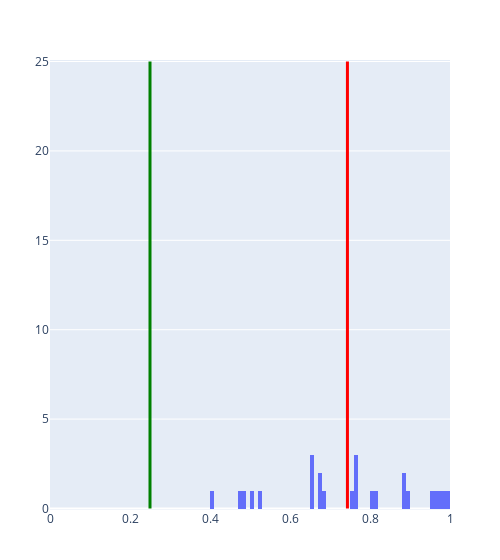

Notebook source saved alongside this figure:
### Code cell
posterior = metropolis_hastings(id_truth, 25, 1000, false, false, [-1., .25, .25])
plot_posterior(posterior, .25)

### Figure 1 — Plotly figure (JSON) as saved in the notebook; plotly's stock layout.template omitted (floating-point values rounded to 4 significant figures)
{"data": [{"nbinsx": 100, "range": {"x": [0, 1]}, "type": "histogram", "x": [0.6839, 0.8832, 0.9785, 0.7616, 0.894, 0.9648, 0.6571, 0.4729, 0.6571, 0.6722, 0.8857, 0.7626, 0.5032, 0.9819, 0.8114, 0.8002, 0.5266, 0.7621, 0.959, 0.6727, 0.9956, 0.4822, 0.6536, 0.4094, 0.7582]}], "layout": {"margin": {"b": 50, "l": 50, "r": 50, "t": 60}, "shapes": [{"line": {"color": "Red", "width": 3}, "type": "line", "x0": 0.7436, "x1": 0.7436, "xref": "x", "y0": 0, "y1": 25, "yref": "y"}, {"line": {"color": "Green", "width": 3}, "type": "line", "x0": 0.25, "x1": 0.25, "xref": "x", "y0": 0, "y1": 25, "yref": "y"}], "width": 500, "xaxis": {"range": [0, 1]}}}
